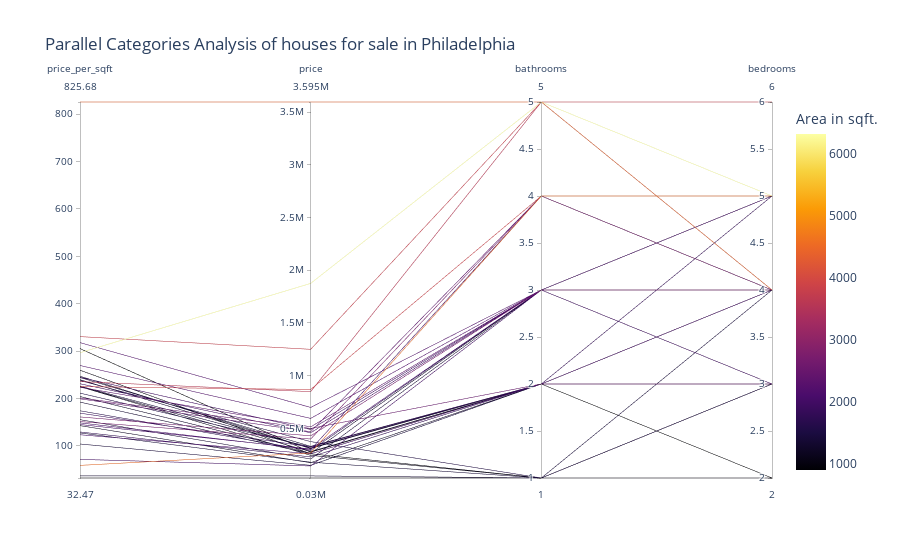

The notebook cell this image was saved under:
### Code cell
## Third vizualisation : Category plot for the houses, by neighborhood, beds, bathrooms, price

plt_categories = px.parallel_coordinates(
    current_price_df,
    dimensions= [  'price_per_sqft',  "price", "bathrooms" , "bedrooms"],
    title = "Parallel Categories Analysis of houses for sale in Philadelphia",
    color=  "Area in sqft.",
    color_continuous_scale= px.colors.sequential.Inferno,
    height = 800)
    
plt_categories.show()

### Figure 1 — Plotly figure (JSON) as saved in the notebook; plotly's stock layout.template omitted (floating-point values rounded to 4 significant figures)
{"data": [{"dimensions": [{"label": "price_per_sqft", "values": [104.2, 169.3, 225.3, 59.07, 71.75, 247.2, 192.6, 155.6, 226.3, 259.9, 127.5, 305.4, 161.3, 204.4, 174.3, 225.2, 231.3, 129.5, 235.8, 318.0, 244.6, 123.7, 151.5, 238.1, 211.5, 36.96, 825.7, 225.4, 239.9, 244.9, 201.4, 145.2, 148.8, 199.5, 296.8, 269.8, 330.7, 223.9, 143.0, 32.47]}, {"label": "price", "values": [150000, 325000, 869000, 267000, 144000, 309999, 260000, 210000, 315000, 259900, 180000, 274900, 429900, 264900, 290000, 245000, 458900, 229999, 849000, 699000, 329900, 260000, 399900, 375000, 324900, 49900, 3595000, 280000, 309900, 489900, 499900, 305000, 299900, 468900, 1875000, 595000, 1250000, 514900, 175000, 30000]}, {"label": "bathrooms", "values": [2, 2, 4, 4, 3, 2, 2, 3, 2, 1, 1, 2, 3, 3, 3, 1, 3, 2, 5, 3, 2, 2, 4, 1, 2, 1, 5, 2, 2, 3, 2, 3, 4, 4, 5, 3, 5, 3, 2, 1]}, {"label": "bedrooms", "values": [4, 4, 5, 5, 5, 3, 3, 5, 3, 2, 4, 2, 4, 3, 4, 3, 4, 5, 4, 4, 3, 4, 4, 3, 3, 3, 4, 3, 3, 3, 3, 5, 4, 4, 5, 4, 6, 4, 3, 3]}], "domain": {"x": [0, 1], "y": [0, 1]}, "line": {"color": [1440, 1920, 3857, 4520, 2007, 1254, 1350, 1350, 1392, 1000, 1412, 900, 2665, 1296, 1664, 1088, 1984, 1776, 3600, 2198, 1349, 2102, 2640, 1575, 1536, 1350, 4354, 1242, 1292, 2000, 2482, 2100, 2016, 2350, 6318, 2205, 3780, 2300, 1224, 924], "coloraxis": "coloraxis"}, "name": "", "type": "parcoords"}], "layout": {"autosize": true, "coloraxis": {"colorbar": {"title": {"text": "Area in sqft."}}, "colorscale": [[0, "#000004"], [0.1111, "#1b0c41"], [0.2222, "#4a0c6b"], [0.3333, "#781c6d"], [0.4444, "#a52c60"], [0.5556, "#cf4446"], [0.6667, "#ed6925"], [0.7778, "#fb9b06"], [0.8889, "#f7d13d"], [1, "#fcffa4"]]}, "legend": {"tracegroupgap": 0}, "title": {"text": "Parallel Categories Analysis of houses for sale in Philadelphia"}}}
